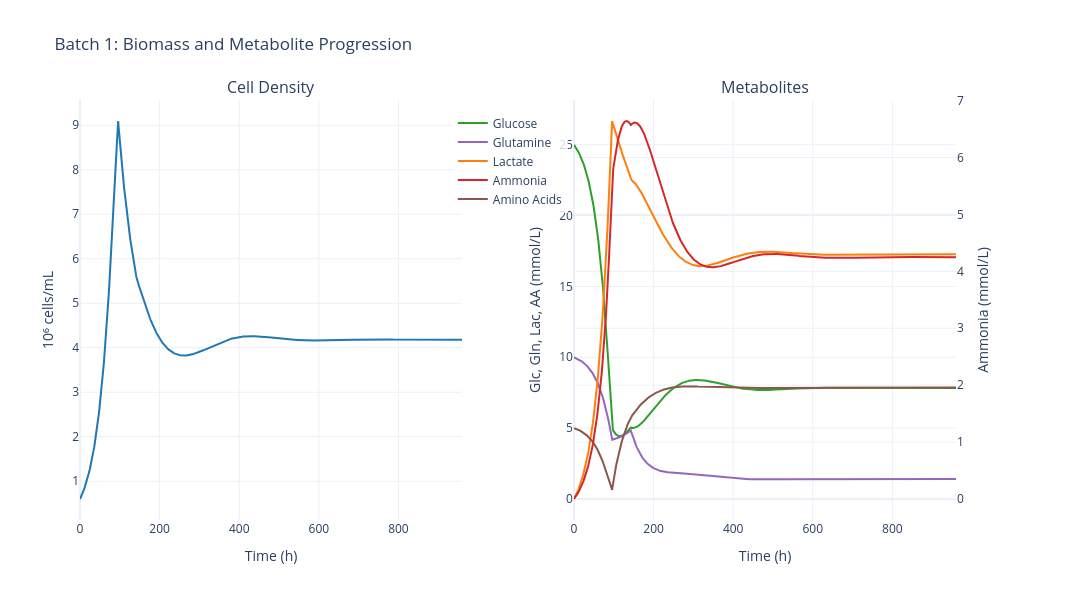

Write notebook code for a chart like this one.
### Markdown cell above
## 8. Visualization

### Code cell
from animakinetica.analysis.batch_visualization import plot_batch_biomass_metabolites
from animakinetica.analysis.process_visualization import plot_simulation_profiles

# Biomass, metabolites, and amino acids — 3-panel plot for batch 1
fig_batch = plot_batch_biomass_metabolites(sim, batch_number=1)
fig_batch.show()

### Figure 1 — Plotly figure (JSON) as saved in the notebook; plotly's stock layout.template omitted (floating-point values rounded to 4 significant figures; data arrays with more than 128 entries replaced by an {"elided": "..."} marker saying what was removed)
{"data": [{"hovertemplate": "Time: %{x:.1f} h<br>Cell Density: %{y:.2f} 10⁶ cells/mL<extra></extra>", "line": {"color": "#1f77b4", "width": 2}, "mode": "lines", "name": "Cell Density", "showlegend": false, "type": "scatter", "x": {"elided": "1063 float values"}, "xaxis": "x", "y": {"elided": "1063 float values"}, "yaxis": "y"}, {"hovertemplate": "Time: %{x:.1f} h<br>Glucose: %{y:.2f} mmol/L<extra></extra>", "line": {"color": "#2ca02c", "width": 2}, "mode": "lines", "name": "Glucose", "type": "scatter", "x": {"elided": "1063 float values"}, "xaxis": "x2", "y": {"elided": "1063 float values"}, "yaxis": "y2"}, {"hovertemplate": "Time: %{x:.1f} h<br>Glutamine: %{y:.2f} mmol/L<extra></extra>", "line": {"color": "#9467bd", "width": 2}, "mode": "lines", "name": "Glutamine", "type": "scatter", "x": {"elided": "1063 float values"}, "xaxis": "x2", "y": {"elided": "1063 float values"}, "yaxis": "y2"}, {"hovertemplate": "Time: %{x:.1f} h<br>Lactate: %{y:.2f} mmol/L<extra></extra>", "line": {"color": "#ff7f0e", "width": 2}, "mode": "lines", "name": "Lactate", "type": "scatter", "x": {"elided": "1063 float values"}, "xaxis": "x2", "y": {"elided": "1063 float values"}, "yaxis": "y2"}, {"hovertemplate": "Time: %{x:.1f} h<br>Ammonia: %{y:.2f} mmol/L<extra></extra>", "line": {"color": "#d62728", "width": 2}, "mode": "lines", "name": "Ammonia", "type": "scatter", "x": {"elided": "1063 float values"}, "xaxis": "x2", "y": {"elided": "1063 float values"}, "yaxis": "y3"}, {"hovertemplate": "Time: %{x:.1f} h<br>Amino Acids: %{y:.2f} mmol/L<extra></extra>", "line": {"color": "#8c564b", "width": 2}, "mode": "lines", "name": "Amino Acids", "type": "scatter", "x": {"elided": "1063 float values"}, "xaxis": "x2", "y": {"elided": "1063 float values"}, "yaxis": "y2"}], "layout": {"annotations": [{"font": {"size": 16}, "showarrow": false, "text": "Cell Density", "x": 0.205, "xanchor": "center", "xref": "paper", "y": 1, "yanchor": "bottom", "yref": "paper"}, {"font": {"size": 16}, "showarrow": false, "text": "Metabolites", "x": 0.735, "xanchor": "center", "xref": "paper", "y": 1, "yanchor": "bottom", "yref": "paper"}], "font": {"size": 12}, "height": 600, "legend": {"bgcolor": "rgba(255,255,255,0.8)", "x": 0.4, "y": 0.98}, "showlegend": true, "title": {"text": "Batch 1: Biomass and Metabolite Progression"}, "width": 1400, "xaxis": {"anchor": "y", "domain": [0, 0.41], "title": {"text": "Time (h)"}}, "xaxis2": {"anchor": "y2", "domain": [0.53, 0.94], "title": {"text": "Time (h)"}}, "yaxis": {"anchor": "x", "domain": [0, 1], "title": {"text": "10⁶ cells/mL"}}, "yaxis2": {"anchor": "x2", "domain": [0, 1], "title": {"text": "Glc, Gln, Lac, AA (mmol/L)"}}, "yaxis3": {"anchor": "x2", "overlaying": "y2", "side": "right", "title": {"text": "Ammonia (mmol/L)"}}}}
